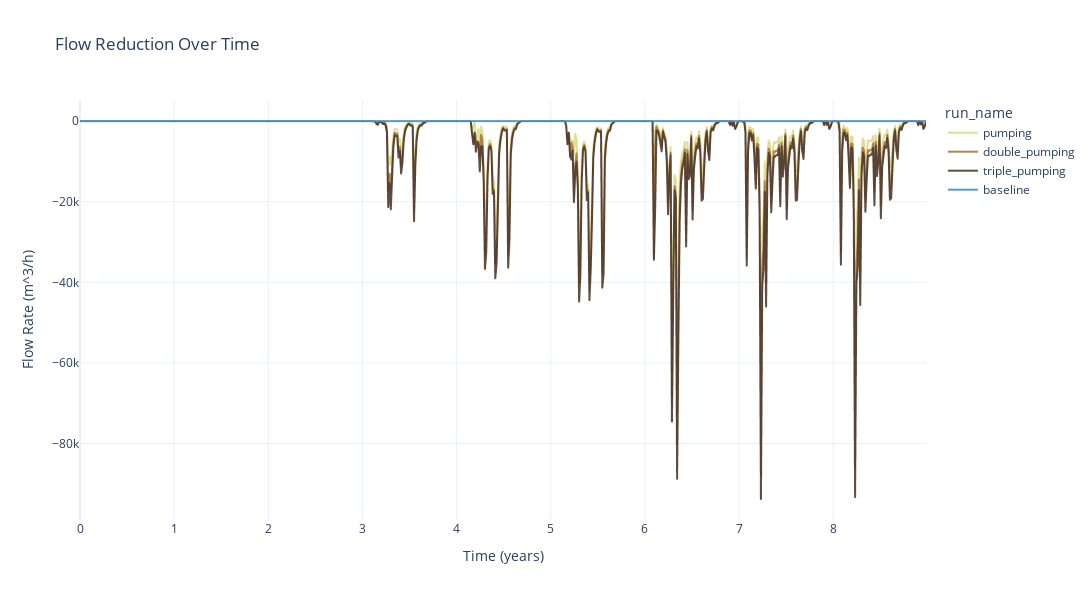

Write notebook code for a chart like this one.
### Code cell
figure3 = px.line(full_runs, x=full_runs.index, y="flow_reduction", color="run_name",
        title="Flow Reduction Over Time",
        labels={"time": "Time (years)", "flow_reduction": "Flow Rate (m^3/h)"},
        # color_discrete_sequence=["red", "blue", "skyblue"],
        width=2000, height=600,
        template="plotly_white",
        color_discrete_sequence=colors,
        )
# figure3.update_yaxes(autorange="reversed")
figure3.update_traces(opacity=0.9)

### Figure 1 — Plotly figure (JSON) as saved in the notebook; plotly's stock layout.template omitted (floating-point values rounded to 4 significant figures; data arrays with more than 128 entries replaced by an {"elided": "..."} marker saying what was removed)
{"data": [{"hovertemplate": "run_name=pumping<br>Time (years)=%{x}<br>Flow Rate (m^3/h)=%{y}<extra></extra>", "legendgroup": "pumping", "line": {"color": "#DCDB89", "dash": "solid"}, "marker": {"symbol": "circle"}, "mode": "lines", "name": "pumping", "opacity": 0.9, "showlegend": true, "type": "scattergl", "x": {"elided": "657 float values"}, "xaxis": "x", "y": {"elided": "657 float values"}, "yaxis": "y"}, {"hovertemplate": "run_name=double_pumping<br>Time (years)=%{x}<br>Flow Rate (m^3/h)=%{y}<extra></extra>", "legendgroup": "double_pumping", "line": {"color": "#AA793C", "dash": "solid"}, "marker": {"symbol": "circle"}, "mode": "lines", "name": "double_pumping", "opacity": 0.9, "showlegend": true, "type": "scattergl", "x": {"elided": "657 float values"}, "xaxis": "x", "y": {"elided": "657 float values"}, "yaxis": "y"}, {"hovertemplate": "run_name=triple_pumping<br>Time (years)=%{x}<br>Flow Rate (m^3/h)=%{y}<extra></extra>", "legendgroup": "triple_pumping", "line": {"color": "#503B2E", "dash": "solid"}, "marker": {"symbol": "circle"}, "mode": "lines", "name": "triple_pumping", "opacity": 0.9, "showlegend": true, "type": "scattergl", "x": {"elided": "657 float values"}, "xaxis": "x", "y": {"elided": "657 float values"}, "yaxis": "y"}, {"hovertemplate": "run_name=baseline<br>Time (years)=%{x}<br>Flow Rate (m^3/h)=%{y}<extra></extra>", "legendgroup": "baseline", "line": {"color": "#4292C6", "dash": "solid"}, "marker": {"symbol": "circle"}, "mode": "lines", "name": "baseline", "opacity": 0.9, "showlegend": true, "type": "scattergl", "x": {"elided": "657 float values"}, "xaxis": "x", "y": {"elided": "657 int values"}, "yaxis": "y"}], "layout": {"height": 600, "legend": {"title": {"text": "run_name"}, "tracegroupgap": 0}, "title": {"text": "Flow Reduction Over Time"}, "width": 2000, "xaxis": {"anchor": "y", "domain": [0, 1], "title": {"text": "Time (years)"}}, "yaxis": {"anchor": "x", "domain": [0, 1], "title": {"text": "Flow Rate (m^3/h)"}}}}
